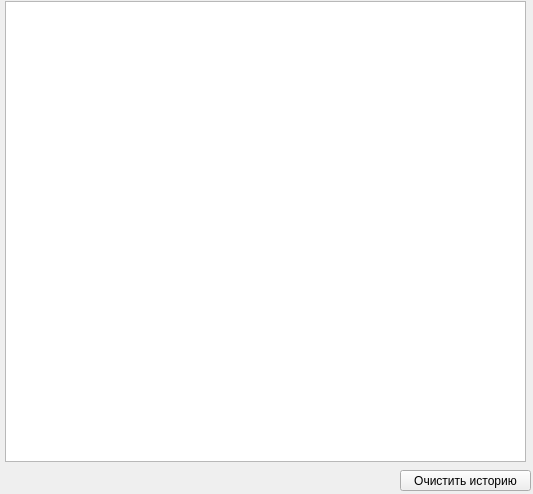
<?xml version="1.0" encoding="UTF-8"?>
<ui version="4.0">
 <class>InformWindow</class>
 <widget class="QWidget" name="InformWindow">
  <property name="geometry">
   <rect>
    <x>0</x>
    <y>0</y>
    <width>533</width>
    <height>494</height>
   </rect>
  </property>
  <property name="windowTitle">
   <string>Информация о принятых звонках</string>
  </property>
  <widget class="QPushButton" name="clear_history">
   <property name="geometry">
    <rect>
     <x>400</x>
     <y>470</y>
     <width>131</width>
     <height>21</height>
    </rect>
   </property>
   <property name="text">
    <string>Очистить историю</string>
   </property>
  </widget>
  <widget class="QListView" name="listView">
   <property name="geometry">
    <rect>
     <x>5</x>
     <y>1</y>
     <width>521</width>
     <height>461</height>
    </rect>
   </property>
  </widget>
 </widget>
 <resources/>
 <connections/>
</ui>
